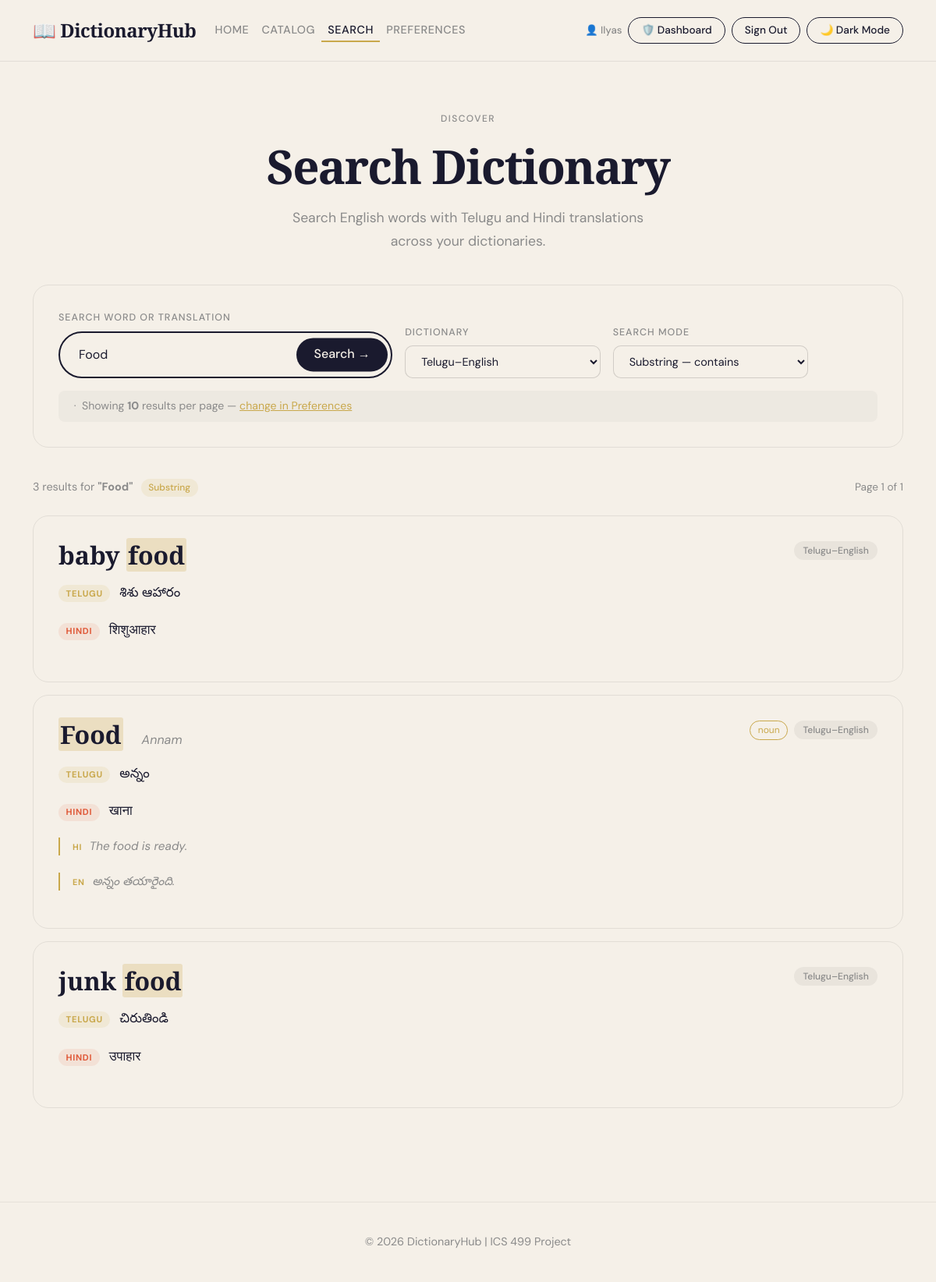
Page /index.php?page=search&q=Food&mode=substring (signed in) on the committed database.
### tables this page shows
CREATE TABLE `dictionary_entries` (
  `id` int(10) UNSIGNED NOT NULL,
  `dictionary_id` int(10) UNSIGNED NOT NULL,
  `word` varchar(255) NOT NULL,
  `telugu` varchar(255) DEFAULT '',
  `hindi` varchar(255) DEFAULT '',
  `transliteration` varchar(255) DEFAULT '',
  `part_of_speech` varchar(100) DEFAULT '',
  `example_source` text DEFAULT '',
  `example_target` text DEFAULT '',
  `created_at` timestamp NOT NULL DEFAULT current_timestamp()
);

CREATE TABLE `dictionaries` (
  `id` int(10) UNSIGNED NOT NULL,
  `name` varchar(255) NOT NULL,
  `description` text DEFAULT NULL,
  `source_lang` varchar(50) NOT NULL DEFAULT 'Telugu',
  `target_lang` varchar(50) NOT NULL DEFAULT 'English',
  `created_by` int(10) UNSIGNED DEFAULT NULL,
  `created_at` timestamp NOT NULL DEFAULT current_timestamp()
);

### index.php (called while the page is built, shortened)
<?php
require_once 'includes/db.php';
require_once 'includes/preferences_helper.php';
$page    = isset($_GET['page']) ? $_GET['page'] : 'home';
?>
<?php include 'includes/header.php'; ?>
<?php include "pages/{$page}.php"; ?>
<?php include 'includes/footer.php'; ?>

### includes/preferences_helper.php (called while the page is built, shortened)
<?php
function get_preference($key, $db, $user_id = null) {
    $cookie_val = get_cookie_pref($key);
    return get_default_pref($key);
}
function get_cookie_pref($key) {
    switch ($key) {
        case 'theme':
            $val = $_COOKIE[COOKIE_THEME] ?? null;
            return ($val && in_array($val, VALID_THEMES)) ? $val : null;
        case 'results_per_page':
            $val = isset($_COOKIE[COOKIE_RESULTS]) ? intval($_COOKIE[COOKIE_RESULTS]) : null;
            return ($val && in_array($val, VALID_RESULTS)) ? $val : null;
        case 'default_dict':
            $val = isset($_COOKIE[COOKIE_DICT]) ? intval($_COOKIE[COOKIE_DICT]) : null;
            return ($val && $val > 0) ? $val : null;
    }
    return null;
}
function get_default_pref($key) {
    return match($key) {
        'theme'            => DEFAULT_THEME,
        'results_per_page' => DEFAULT_RESULTS,
        'default_dict'     => DEFAULT_DICT_ID,
        default            => null,
    };
}
function load_all_preferences($db, $user_id = null) {
    return [
        'theme'            => get_preference('theme',            $db, $user_id),
        'results_per_page' => get_preference('results_per_page', $db, $user_id),
        'default_dict'     => get_preference('default_dict',     $db, $user_id),
    ];
}

### pages/search.php (the view, shortened to what this page needs)
<?php
require_once __DIR__ . '/../includes/db.php';
require_once __DIR__ . '/../includes/preferences_helper.php';
$prefs = load_all_preferences($db, null);
$results_per_page = $prefs['results_per_page'];
$query       = trim($_GET['q']           ?? '');
$mode        = $_GET['mode']             ?? 'substring';
$dict_id     = $_GET['dictionary_id']   ?? $prefs['default_dict'];
$page        = max(1, intval($_GET['p'] ?? 1));
$offset      = ($page - 1) * $results_per_page;
$dictionaries = [];
$dict_result  = $db->query("SELECT id, name FROM dictionaries ORDER BY name ASC");
if ($dict_result) {
    while ($row = $dict_result->fetch_assoc()) {
        $dictionaries[] = $row;
    }
}
$results    = [];
$total      = 0;
$searched   = false;
if ($query !== '') {
    $searched = true;
    $pattern = match($mode) {
        'exact'     => $query,
        'prefix'    => $query . '%',
        'suffix'    => '%' . $query,
        'substring' => '%' . $query . '%',
        default     => '%' . $query . '%',
    };
    if ($dict_id === 'all' || $dict_id === '') {
        $where      = "(de.word LIKE ? OR de.telugu LIKE ? OR de.hindi LIKE ? OR de.transliteration LIKE ?)";
        $count_sql  = "SELECT COUNT(*) AS total
                       FROM dictionary_entries de
                       WHERE {$where}";
        $result_sql = "SELECT de.*, d.name AS dictionary_name
                       FROM dictionary_entries de
                       JOIN dictionaries d ON de.dictionary_id = d.id
                       WHERE {$where}
                       ORDER BY de.word ASC
                       LIMIT ? OFFSET ?";
        $count_stmt = $db->prepare($count_sql);
        $count_stmt->bind_param('ssss', $pattern, $pattern, $pattern, $pattern);
        $count_stmt->execute();
        $total = $count_stmt->get_result()->fetch_assoc()['total'];
        $count_stmt->close();
        $limit = $results_per_page;
        $stmt  = $db->prepare($result_sql);
        $stmt->bind_param('ssssii', $pattern, $pattern, $pattern, $pattern, $limit, $offset);
    } else {
        $dict_id_int = intval($dict_id);
        $where       = "(de.word LIKE ? OR de.telugu LIKE ? OR de.hindi LIKE ? OR de.transliteration LIKE ?) AND de.dictionary_id = ?";
        $count_sql   = "SELECT COUNT(*) AS total
                        FROM dictionary_entries de
                        WHERE {$where}";
        $result_sql  = "SELECT de.*, d.name AS dictionary_name
                        FROM dictionary_entries de
                        JOIN dictionaries d ON de.dictionary_id = d.id
                        WHERE {$where}
                        ORDER BY de.word ASC
                        LIMIT ? OFFSET ?";
        $count_stmt = $db->prepare($count_sql);
        $count_stmt->bind_param('ssssi', $pattern, $pattern, $pattern, $pattern, $dict_id_int);
        $count_stmt->execute();
        $total = $count_stmt->get_result()->fetch_assoc()['total'];
        $limit = $results_per_page;
        $stmt  = $db->prepare($result_sql);
        $stmt->bind_param('ssssiii', $pattern, $pattern, $pattern, $pattern, $dict_id_int, $limit, $offset);
    }
    $stmt->execute();
    $result  = $stmt->get_result();
    while ($row = $result->fetch_assoc()) {
        $results[] = $row;
    }
    $total_pages = ceil($total / $results_per_page);
}
function highlight($text, $query) {
    $escaped = preg_quote($query, '/');
    $safe    = htmlspecialchars($text);
    return preg_replace('/(' . $escaped . ')/iu', '<mark>$1</mark>', $safe);
}
?>
<section class="search-page-section">
  <div class="container">
    <div class="page-header">
      <div class="section-label">Discover</div>
      <h1 class="page-title">Search Dictionary</h1>
      <p class="page-subtitle">Search English words with Telugu and Hindi translations across your dictionaries.</p>
    </div>
    <div class="search-form-card">
      <form method="GET" action="index.php">
        <div class="row g-3 align-items-end">
          <div class="col-12 col-md-5">
            <label class="search-form-label">Search Word or Translation</label>
            <div class="search-wrap" style="max-width:100%;">
              <input
                type="text"
                name="q"
                value="<?php echo htmlspecialchars($query); ?>"
                placeholder='e.g. पानी or "water"'
                autocomplete="off"
              >
              <button type="submit">Search →</button>
            </div>
          </div>
          <div class="col-12 col-md-3">
            <label class="search-form-label">Dictionary</label>
            <select name="dictionary_id" class="pref-select w-100">
              <?php foreach ($dictionaries as $d): ?>
                <option value="<?php echo $d['id']; ?>" <?php echo $dict_id == $d['id'] ? 'selected' : ''; ?>>
                  <?php echo htmlspecialchars($d['name']); ?>
                </option>
              <?php endforeach; ?>
            </select>
          </div>
          <div class="col-12 col-md-3">
            <label class="search-form-label">Search Mode</label>
            <select name="mode" class="pref-select w-100">
              <option value="substring" <?php echo $mode === 'substring' ? 'selected' : ''; ?>>Substring — contains</option>
            </select>
          </div>
        </div>
        <div class="mode-hint">
          &nbsp;·&nbsp; Showing <strong><?php echo $results_per_page; ?></strong> results per page
          — <a href="index.php?page=preferences" style="color:var(--gold);">change in Preferences</a>
        </div>
      </form>
    </div>
    <?php if ($searched): ?>
      <?php if (count($results) === 0): ?>
        <div class="no-results">
          <div class="no-results-icon">🔍</div>
          <h3>No results for "<?php echo htmlspecialchars($query); ?>"</h3>
          <p>Try a different search mode or check your spelling.</p>
          <div class="suggestion-tags mt-3">
            <?php foreach (['substring','prefix','suffix','exact'] as $m): ?>
              <?php if ($m !== $mode): ?>
                <a href="<?php echo page_url($page, $query, $m, $dict_id); ?>" class="suggestion-tag">
                  Try <?php echo $m; ?> instead
                </a>
              <?php endif; ?>
            <?php endforeach; ?>
          </div>
        </div>
      <?php else: ?>
        <div class="results-meta">
          <span class="results-count">
            <?php echo number_format($total); ?> result<?php echo $total !== 1 ? 's' : ''; ?>
            for <strong>"<?php echo htmlspecialchars($query); ?>"</strong>
            <span class="results-mode-badge"><?php echo $mode; ?></span>
          </span>
          <span class="results-page-info">
            Page <?php echo $page; ?> of <?php echo $total_pages; ?>
          </span>
        </div>
        <div class="results-list">
          <?php foreach ($results as $entry): ?>
            <div class="result-card">
              <div class="result-card-header">
                <div class="result-left">
                  <span class="result-word">
                    <?php echo highlight($entry['word'], $query); ?>
                  </span>
                  <?php if (!empty($entry['transliteration'])): ?>
                    <span class="result-phonetic">
                      <?php echo highlight($entry['transliteration'], $query); ?>
                    </span>
                  <?php endif; ?>
                </div>
                <div class="result-right">
                  <?php if (!empty($entry['part_of_speech'])): ?>
                    <span class="word-card-pos"><?php echo htmlspecialchars($entry['part_of_speech']); ?></span>
                  <?php endif; ?>
                  <span class="result-dict-badge"><?php echo htmlspecialchars($entry['dictionary_name']); ?></span>
                </div>
              </div>
              <?php if (!empty($entry['telugu'])): ?>
                <div class="result-translation-row">
                  <span class="translation-lang-badge telugu-badge">Telugu</span>
                  <span class="result-definition"><?php echo highlight($entry['telugu'], $query); ?></span>
                </div>
              <?php endif; ?>
              <?php if (!empty($entry['hindi'])): ?>
                <div class="result-translation-row">
                  <span class="translation-lang-badge hindi-badge">Hindi</span>
                  <span class="result-definition"><?php echo highlight($entry['hindi'], $query); ?></span>
                </div>
              <?php endif; ?>
              <?php if (!empty($entry['example_source'])): ?>
                <div class="result-examples">
                  <p class="result-example">
                    <span class="example-lang">HI</span>
                    <?php echo htmlspecialchars($entry['example_source']); ?>
                  </p>
                  <?php if (!empty($entry['example_target'])): ?>
                    <p class="result-example">
                      <span class="example-lang">EN</span>
                      <?php echo htmlspecialchars($entry['example_target']); ?>
                    </p>
                  <?php endif; ?>
                </div>
              <?php endif; ?>
            </div>
          <?php endforeach; ?>
        </div>
      <?php endif; ?>
    <?php endif; ?>
  </div>
</section>

### rows in the picture
dictionary_entries: word "baby food శిశు ఆహారం शिशुआहार", dictionary.name "Telugu–English"
dictionary_entries: word "Food Annam అన్నం खाना", part_of_speech "noun", dictionary.name "Telugu–English", example_source "The food is ready.", example_target "అన్నం తయారైంది."
dictionary_entries: word "junk food చిరుతిండి उपाहार", dictionary.name "Telugu–English"

### other values in the picture
current_user()['username'] "Ilyas"
$results_per_page "10"
$total "3"
$query "Food"
$mode "Substring"
$page "1"
$total_pages "1"
form field dictionary_id "Telugu–English"
